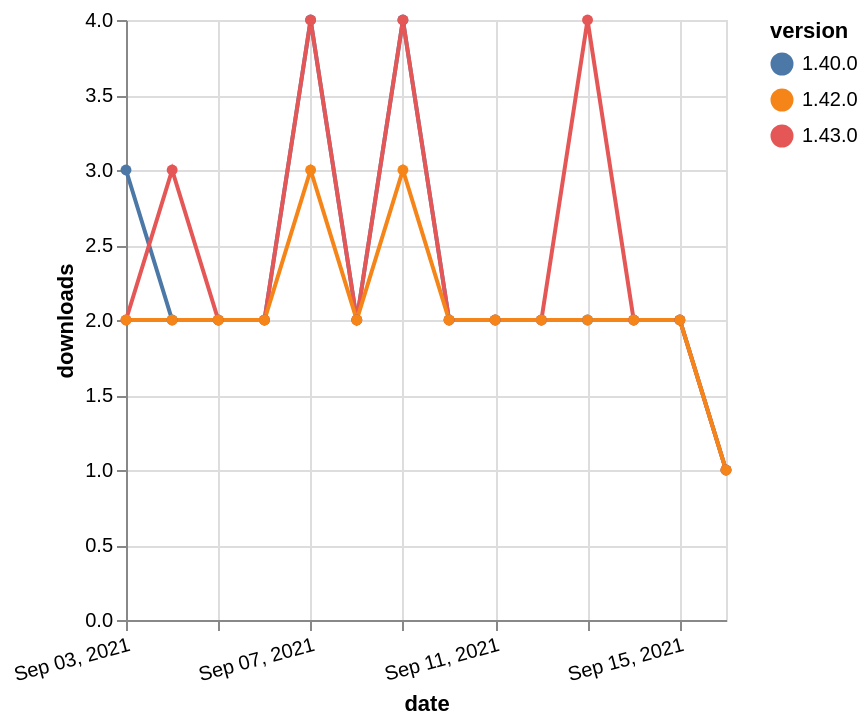

Vega-Lite specification stored for this chart:
### Vega-Lite specification from a JSON file in a GitHub repository (floating-point values rounded to 4 significant figures)
{"$schema": "https://vega.github.io/schema/vega-lite/v5.json", "description": "A simple bar chart with embedded data.", "data": {"values": [{"date": "2021-09-03", "total": 3046, "delta": 3, "version": "1.40.0"}, {"date": "2021-09-04", "total": 3048, "delta": 2, "version": "1.40.0"}, {"date": "2021-09-05", "total": 3050, "delta": 2, "version": "1.40.0"}, {"date": "2021-09-06", "total": 3052, "delta": 2, "version": "1.40.0"}, {"date": "2021-09-07", "total": 3056, "delta": 4, "version": "1.40.0"}, {"date": "2021-09-08", "total": 3058, "delta": 2, "version": "1.40.0"}, {"date": "2021-09-09", "total": 3062, "delta": 4, "version": "1.40.0"}, {"date": "2021-09-10", "total": 3064, "delta": 2, "version": "1.40.0"}, {"date": "2021-09-11", "total": 3066, "delta": 2, "version": "1.40.0"}, {"date": "2021-09-12", "total": 3068, "delta": 2, "version": "1.40.0"}, {"date": "2021-09-13", "total": 3070, "delta": 2, "version": "1.40.0"}, {"date": "2021-09-14", "total": 3072, "delta": 2, "version": "1.40.0"}, {"date": "2021-09-15", "total": 3074, "delta": 2, "version": "1.40.0"}, {"date": "2021-09-16", "total": 3075, "delta": 1, "version": "1.40.0"}, {"date": "2021-09-03", "total": 2472, "delta": 2, "version": "1.43.0"}, {"date": "2021-09-04", "total": 2475, "delta": 3, "version": "1.43.0"}, {"date": "2021-09-05", "total": 2477, "delta": 2, "version": "1.43.0"}, {"date": "2021-09-06", "total": 2479, "delta": 2, "version": "1.43.0"}, {"date": "2021-09-07", "total": 2483, "delta": 4, "version": "1.43.0"}, {"date": "2021-09-08", "total": 2485, "delta": 2, "version": "1.43.0"}, {"date": "2021-09-09", "total": 2489, "delta": 4, "version": "1.43.0"}, {"date": "2021-09-10", "total": 2491, "delta": 2, "version": "1.43.0"}, {"date": "2021-09-11", "total": 2493, "delta": 2, "version": "1.43.0"}, {"date": "2021-09-12", "total": 2495, "delta": 2, "version": "1.43.0"}, {"date": "2021-09-13", "total": 2499, "delta": 4, "version": "1.43.0"}, {"date": "2021-09-14", "total": 2501, "delta": 2, "version": "1.43.0"}, {"date": "2021-09-15", "total": 2503, "delta": 2, "version": "1.43.0"}, {"date": "2021-09-16", "total": 2504, "delta": 1, "version": "1.43.0"}, {"date": "2021-09-03", "total": 2560, "delta": 2, "version": "1.42.0"}, {"date": "2021-09-04", "total": 2562, "delta": 2, "version": "1.42.0"}, {"date": "2021-09-05", "total": 2564, "delta": 2, "version": "1.42.0"}, {"date": "2021-09-06", "total": 2566, "delta": 2, "version": "1.42.0"}, {"date": "2021-09-07", "total": 2569, "delta": 3, "version": "1.42.0"}, {"date": "2021-09-08", "total": 2571, "delta": 2, "version": "1.42.0"}, {"date": "2021-09-09", "total": 2574, "delta": 3, "version": "1.42.0"}, {"date": "2021-09-10", "total": 2576, "delta": 2, "version": "1.42.0"}, {"date": "2021-09-11", "total": 2578, "delta": 2, "version": "1.42.0"}, {"date": "2021-09-12", "total": 2580, "delta": 2, "version": "1.42.0"}, {"date": "2021-09-13", "total": 2582, "delta": 2, "version": "1.42.0"}, {"date": "2021-09-14", "total": 2584, "delta": 2, "version": "1.42.0"}, {"date": "2021-09-15", "total": 2586, "delta": 2, "version": "1.42.0"}, {"date": "2021-09-16", "total": 2587, "delta": 1, "version": "1.42.0"}]}, "width": "container", "mark": {"type": "line", "point": {"filled": true}}, "encoding": {"x": {"field": "date", "type": "temporal", "timeUnit": "yearmonthdate", "title": "date", "axis": {"labelAngle": -15}}, "y": {"field": "delta", "type": "quantitative", "title": "downloads"}, "color": {"field": "version", "type": "nominal"}, "tooltip": {"field": "delta"}}}
